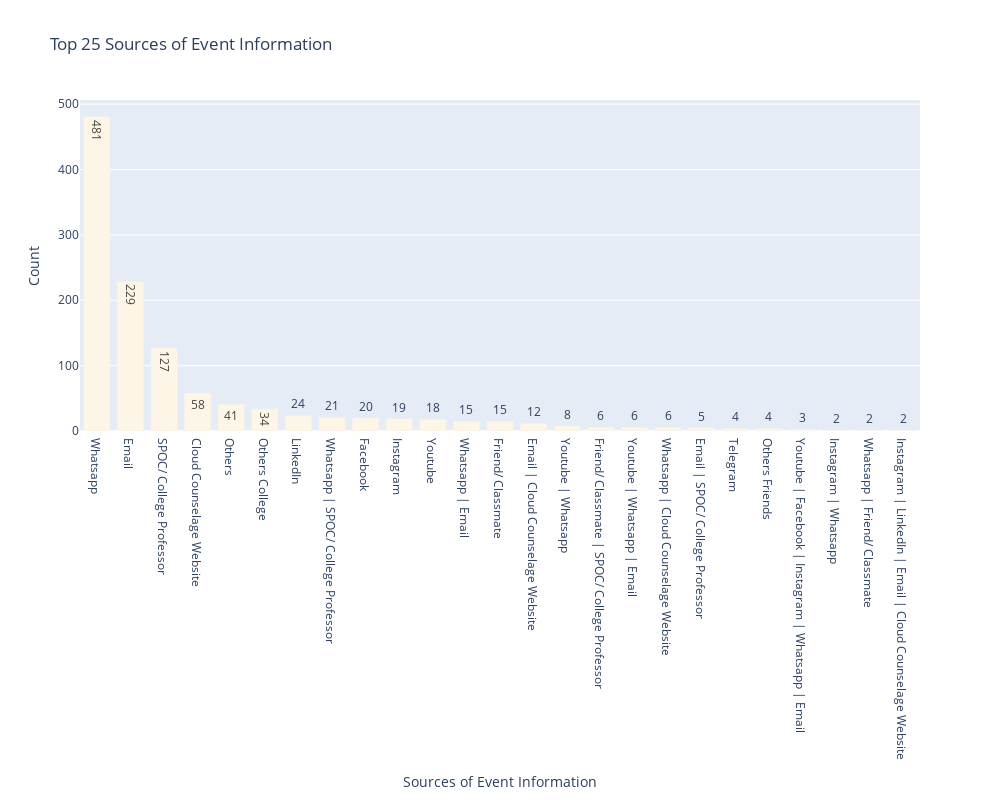

The code cell stored with this chart in its notebook:
### Code cell
source = cleaned_df['Source of Event Information'].value_counts().head(25).keys()
count = cleaned_df['Source of Event Information'].value_counts().head(25).values
labels = [str(val) for val in count]

fig = px.bar(x=source, y=count, text=labels, title='Top 25 Sources of Event Information', template='plotly', color_discrete_sequence=['oldlace'])

# Set the labels for the y-axis and x-axis
fig.update_yaxes(title_text='Count')
fig.update_xaxes(title_text='Sources of Event Information')

fig.update_layout(width=1000, height=800)

# Show the plot
fig.show()

### Figure 1 — Plotly figure (JSON) as saved in the notebook; plotly's stock layout.template omitted (floating-point values rounded to 4 significant figures)
{"data": [{"alignmentgroup": "True", "hovertemplate": "x=%{x}<br>y=%{y}<br>text=%{text}<extra></extra>", "legendgroup": "", "marker": {"color": "oldlace", "pattern": {"shape": ""}}, "name": "", "offsetgroup": "", "orientation": "v", "showlegend": false, "text": ["481", "229", "127", "58", "41", "34", "24", "21", "20", "19", "18", "15", "15", "12", "8", "6", "6", "6", "5", "4", "4", "3", "2", "2", "2"], "textposition": "auto", "type": "bar", "x": ["Whatsapp ", "Email ", "SPOC/ College Professor ", "Cloud Counselage Website ", "Others ", "Others College", "LinkedIn ", "Whatsapp | SPOC/ College Professor ", "Facebook ", "Instagram ", "Youtube ", "Whatsapp | Email ", "Friend/ Classmate ", "Email | Cloud Counselage Website ", "Youtube | Whatsapp ", "Friend/ Classmate | SPOC/ College Professor ", "Youtube | Whatsapp | Email ", "Whatsapp | Cloud Counselage Website ", "Email | SPOC/ College Professor ", "Telegram ", "Others Friends", "Youtube | Facebook | Instagram | Whatsapp | Email ", "Instagram | Whatsapp ", "Whatsapp | Friend/ Classmate ", "Instagram | LinkedIn | Email | Cloud Counselage Website "], "xaxis": "x", "y": [481, 229, 127, 58, 41, 34, 24, 21, 20, 19, 18, 15, 15, 12, 8, 6, 6, 6, 5, 4, 4, 3, 2, 2, 2], "yaxis": "y"}], "layout": {"barmode": "relative", "height": 800, "legend": {"tracegroupgap": 0}, "title": {"text": "Top 25 Sources of Event Information"}, "width": 1000, "xaxis": {"anchor": "y", "autorange": true, "domain": [0, 1], "range": [-0.5, 24.5], "title": {"text": "Sources of Event Information"}, "type": "category"}, "yaxis": {"anchor": "x", "autorange": true, "domain": [0, 1], "range": [0, 506.3], "title": {"text": "Count"}, "type": "linear"}}}
